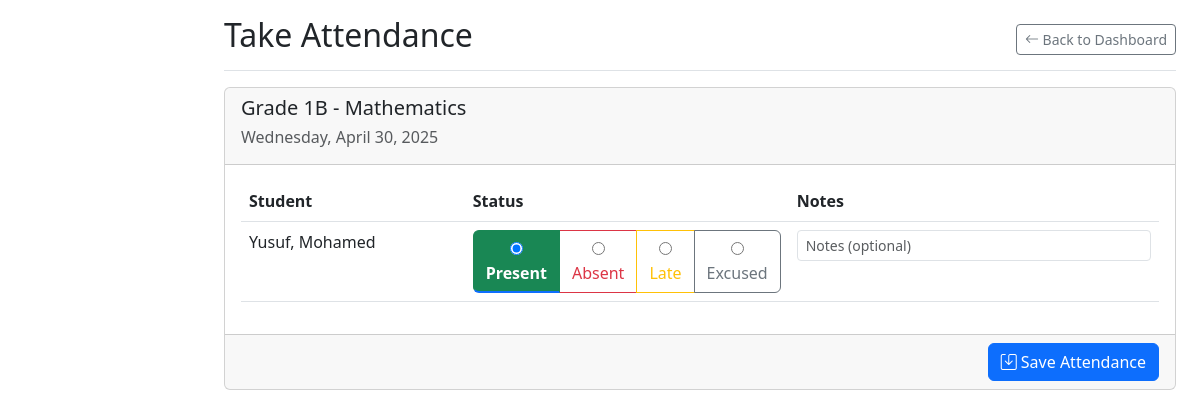
The app's page /teacher/attendance/take.php?class_id=2 (signed in) with its own data.
### tables this page shows
CREATE TABLE classes (
  class_id INT AUTO_INCREMENT PRIMARY KEY,
  class_name VARCHAR(50) NOT NULL,
  academic_year_id INT NOT NULL,
  class_teacher_id INT,
  capacity INT,
  room_number VARCHAR(20),
  FOREIGN KEY (academic_year_id) REFERENCES academic_years(year_id),
  FOREIGN KEY (class_teacher_id) REFERENCES teachers(teacher_id),
  UNIQUE KEY (class_name, academic_year_id),
  INDEX idx_teacher (class_teacher_id)
);

CREATE TABLE subjects (
  subject_id INT AUTO_INCREMENT PRIMARY KEY,
  subject_name VARCHAR(50) NOT NULL,
  subject_code VARCHAR(20) UNIQUE NOT NULL,
  description TEXT,
  is_core BOOLEAN DEFAULT FALSE,
  INDEX idx_code (subject_code)
);

CREATE TABLE students (
  student_id INT AUTO_INCREMENT PRIMARY KEY,
  user_id INT UNIQUE NOT NULL,
  admission_number VARCHAR(20) UNIQUE NOT NULL,
  date_of_birth DATE NOT NULL,
  gender ENUM('male', 'female', 'other') NOT NULL,
  current_class_id INT,
  FOREIGN KEY (user_id) REFERENCES users(user_id) ON DELETE CASCADE,
  INDEX idx_admission (admission_number),
  INDEX idx_class (current_class_id)
);

CREATE TABLE users (
  user_id INT AUTO_INCREMENT PRIMARY KEY,
  username VARCHAR(50) UNIQUE NOT NULL,
  password_hash VARCHAR(255) NOT NULL,
  email VARCHAR(100) UNIQUE NOT NULL,
  first_name VARCHAR(50) NOT NULL,
  last_name VARCHAR(50) NOT NULL,
  role ENUM('manager', 'teacher', 'student', 'parent') NOT NULL,
  phone VARCHAR(20),
  address TEXT,
  created_at TIMESTAMP DEFAULT CURRENT_TIMESTAMP,
  last_login TIMESTAMP NULL,
  is_active BOOLEAN DEFAULT TRUE,
  INDEX idx_role (role),
  INDEX idx_active (is_active)
);

### teacher/attendance/take.php (the view, shortened to what this page needs)
<?php
require_once __DIR__ . '/../../config/session.php';
$classId = (int)$_GET['class_id'];
$db = getDBConnection();
$stmt = $db->prepare("
    SELECT teacher_id FROM teachers WHERE user_id = ?
");
$stmt->execute([$session->get('user_id')]);
$teacherId = $stmt->fetchColumn();
$classStmt = $db->prepare("
    SELECT c.class_name, s.subject_name
    FROM classes c
    JOIN class_subjects cs ON c.class_id = cs.class_id
    JOIN subjects s ON cs.subject_id = s.subject_id
    WHERE c.class_id = ? AND cs.teacher_id = ?
");
$classStmt->execute([$classId, $teacherId]);
$class = $classStmt->fetch();
$stmt = $db->prepare("
    SELECT s.student_id, u.first_name, u.last_name,
           (SELECT status FROM attendance
            WHERE student_id = s.student_id AND class_id = ?
            AND date = CURDATE() LIMIT 1) as today_status
    FROM enrollments e
    JOIN students s ON e.student_id = s.student_id
    JOIN users u ON s.user_id = u.user_id
    WHERE e.class_id = ?
    ORDER BY u.last_name, u.first_name
");
$stmt->execute([$classId, $classId]);
$students = $stmt->fetchAll();
?>
<!DOCTYPE html>
<html lang="en">
<head>
    <link href="https://cdn.jsdelivr.net/npm/bootstrap@5.3.0/dist/css/bootstrap.min.css" rel="stylesheet">
    <link href="https://cdn.jsdelivr.net/npm/bootstrap-icons@1.10.0/font/bootstrap-icons.css" rel="stylesheet">
    <link rel="stylesheet" href="../../assets/css/sidebar.css">
</head>
<body>
    <div class="container-fluid">
        <div class="row">
            <main class="col-md-9 ms-sm-auto col-lg-10 px-md-4">
                <div class="d-flex justify-content-between flex-wrap flex-md-nowrap align-items-center pt-3 pb-2 mb-3 border-bottom">
                    <h1 class="h2">Take Attendance</h1>
                    <div class="btn-toolbar mb-2 mb-md-0">
                        <a href="../dashboard.php" class="btn btn-sm btn-outline-secondary">
                            <i class="bi bi-arrow-left"></i> Back to Dashboard
                        </a>
                    </div>
                </div>
                <div class="card mb-4">
                    <div class="card-header">
                        <h5>
                            <?= htmlspecialchars($class['class_name']) ?> -
                            <?= htmlspecialchars($class['subject_name']) ?>
                        </h5>
                        <h6 class="text-muted"><?= date('l, F j, Y') ?></h6>
                    </div>
                    <form method="POST">
                        <div class="card-body">
                            <div class="table-responsive">
                                <table class="table table-hover">
                                    <thead>
                                        <tr>
                                            <th>Student</th>
                                            <th width="200">Status</th>
                                            <th>Notes</th>
                                        </tr>
                                    </thead>
                                    <tbody>
                                        <?php foreach ($students as $student):
                                            $status = $student['today_status'] ?: 'present';
                                        ?>
                                        <tr class="status-<?= $status ?>">
                                            <td>
                                                <?= htmlspecialchars($student['last_name'] . ', ' . $student['first_name']) ?>
                                            </td>
                                            <td>
                                                <div class="btn-group btn-group-toggle" data-toggle="buttons">
                                                    <label class="btn btn-outline-success attendance-option <?= $status === 'present' ? 'selected active' : '' ?>">
                                                        <input type="radio" name="attendance[<?= $student['student_id'] ?>]"
                                                               value="present" <?= $status === 'present' ? 'checked' : '' ?>> Present
                                                    </label>
                                                    <label class="btn btn-outline-danger attendance-option <?= $status === 'absent' ? 'selected active' : '' ?>">
                                                        <input type="radio" name="attendance[<?= $student['student_id'] ?>]"
                                                               value="absent" <?= $status === 'absent' ? 'checked' : '' ?>> Absent
                                                    </label>
                                                    <label class="btn btn-outline-warning attendance-option <?= $status === 'late' ? 'selected active' : '' ?>">
                                                        <input type="radio" name="attendance[<?= $student['student_id'] ?>]"
                                                               value="late" <?= $status === 'late' ? 'checked' : '' ?>> Late
                                                    </label>
                                                    <label class="btn btn-outline-secondary attendance-option <?= $status === 'excused' ? 'selected active' : '' ?>">
                                                        <input type="radio" name="attendance[<?= $student['student_id'] ?>]"
                                                               value="excused" <?= $status === 'excused' ? 'checked' : '' ?>> Excused
                                                    </label>
                                                </div>
                                            </td>
                                            <td>
                                                <input type="text" class="form-control form-control-sm"
                                                       name="notes[<?= $student['student_id'] ?>]"
                                                       value="<?= htmlspecialchars($student['notes'] ?? '') ?>"
                                                       placeholder="Notes (optional)">
                                            </td>
                                        </tr>
                                        <?php endforeach; ?>
                                    </tbody>
                                </table>
                            </div>
                        </div>
                        <div class="card-footer text-end">
                            <button type="submit" class="btn btn-primary">
                                <i class="bi bi-save"></i> Save Attendance
                            </button>
                        </div>
                    </form>
                </div>
            </main>
        </div>
    </div>
</body>
</html>

### teacher/attendance/take.php (style rules this page uses)
.attendance-option { cursor: pointer; }
.attendance-option.selected { font-weight: bold; border-bottom: 2px solid #0d6efd; }
.status-present { background-color: #d4edda !important; }

### records on screen
classes: class_name "Grade 1B", subjects.subject_name "Mathematics"
students: user.first_name "Yusuf, Mohamed"
